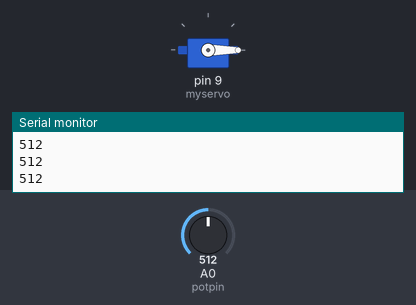
This sketch was run on a simulated Arduino Uno, built with avr-gcc and run on an emulated ATmega328P. Parts: servo, the last lines printed to the serial monitor. The test bench sets the inputs (shaded band); at power-on: A0 (potpin) = 512.

Above: at 1.2 s.
1.3 s: A0 (potpin) set to 306
At 1.6 s:
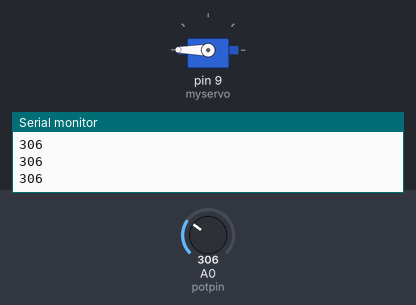
2.8 s: A0 (potpin) set to 122
At 4.0 s:
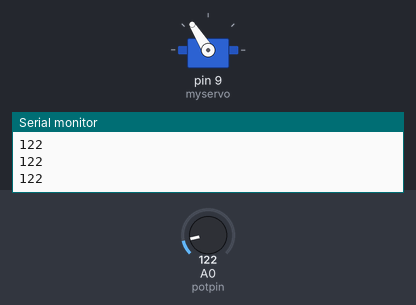
4.3 s: A0 (potpin) set to 900
At 5.5 s:
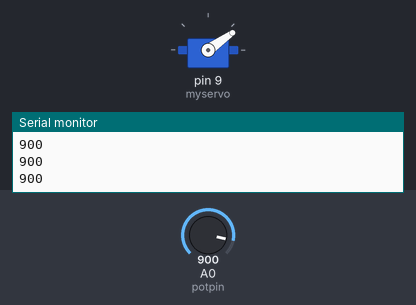
5.8 s: A0 (potpin) set to 1023
At 6.2 s:
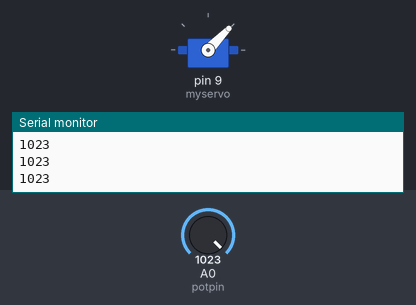
7.3 s: A0 (potpin) set to 511
At 7.7 s:
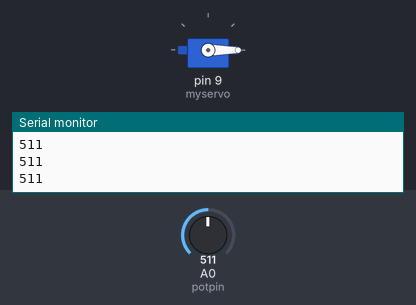
Timing chart, 0 to 9.8 s (numbered marks = the images above; inputs shaded):
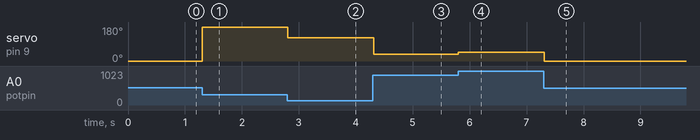

Measured:
- after the input at 1.3 s, servo on pin 9 (myservo): 0° → 180° at once
- after the input at 2.8 s, servo on pin 9 (myservo): 180° → 122° at once
- after the input at 4.3 s, servo on pin 9 (myservo): 122° → 35° at once
- after the input at 5.8 s, servo on pin 9 (myservo): 35° → 46° at once
- after the input at 7.3 s, servo on pin 9 (myservo): 46° → 0° at once

The sketch:

sketch_nov10c.ino
```cpp
#include <Servo.h>
Servo myservo;
int potpin = A0;
int val;

void setup() {
 myservo.attach(9);
Serial.begin(9600);
}

void loop() {
val = analogRead(potpin);
myservo.write(val);
delay(20);
Serial.println(val);
}
```
